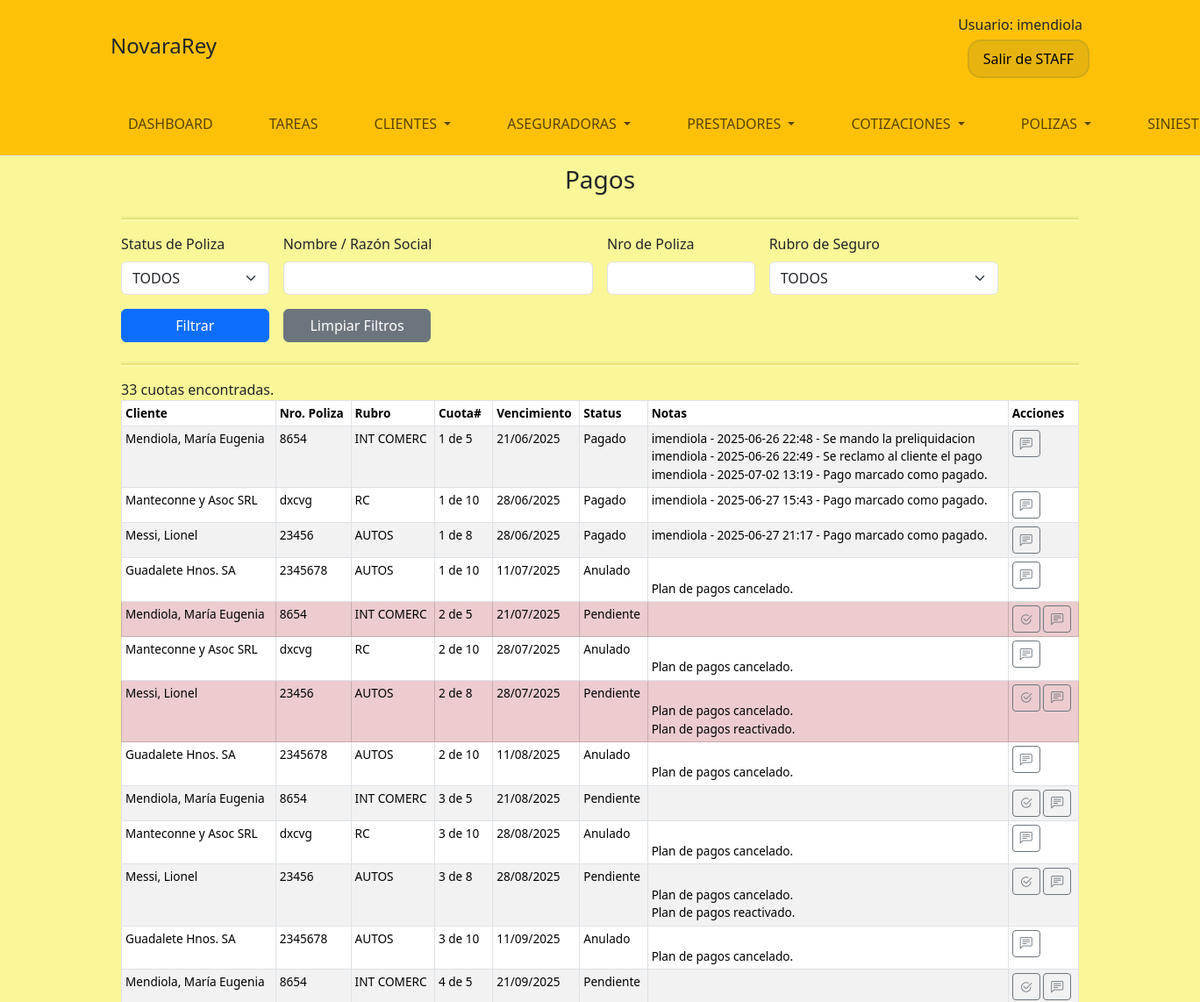
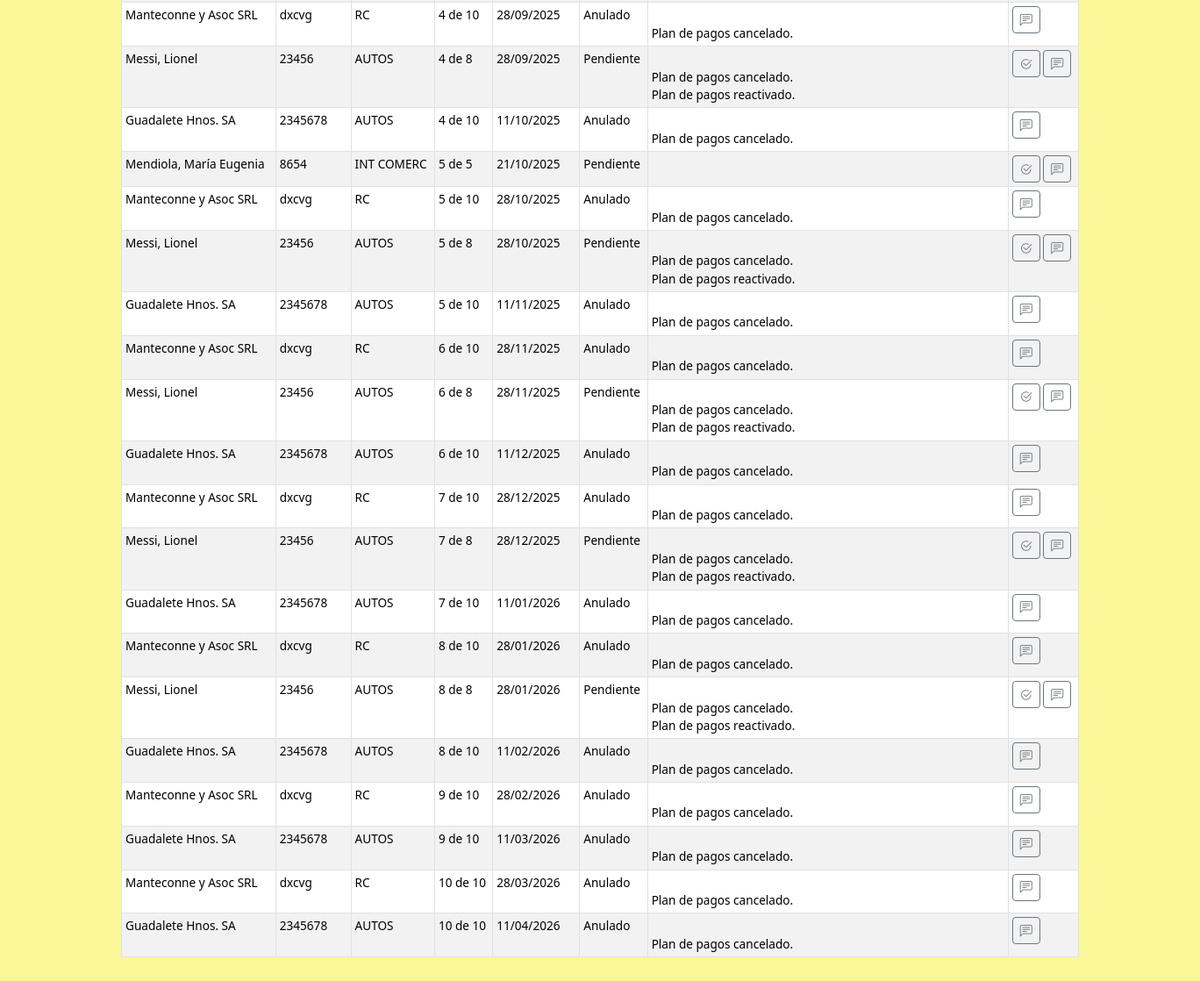
The app's page /staff/pagos/listpagos (signed in), older data (2 pictures, top to bottom).
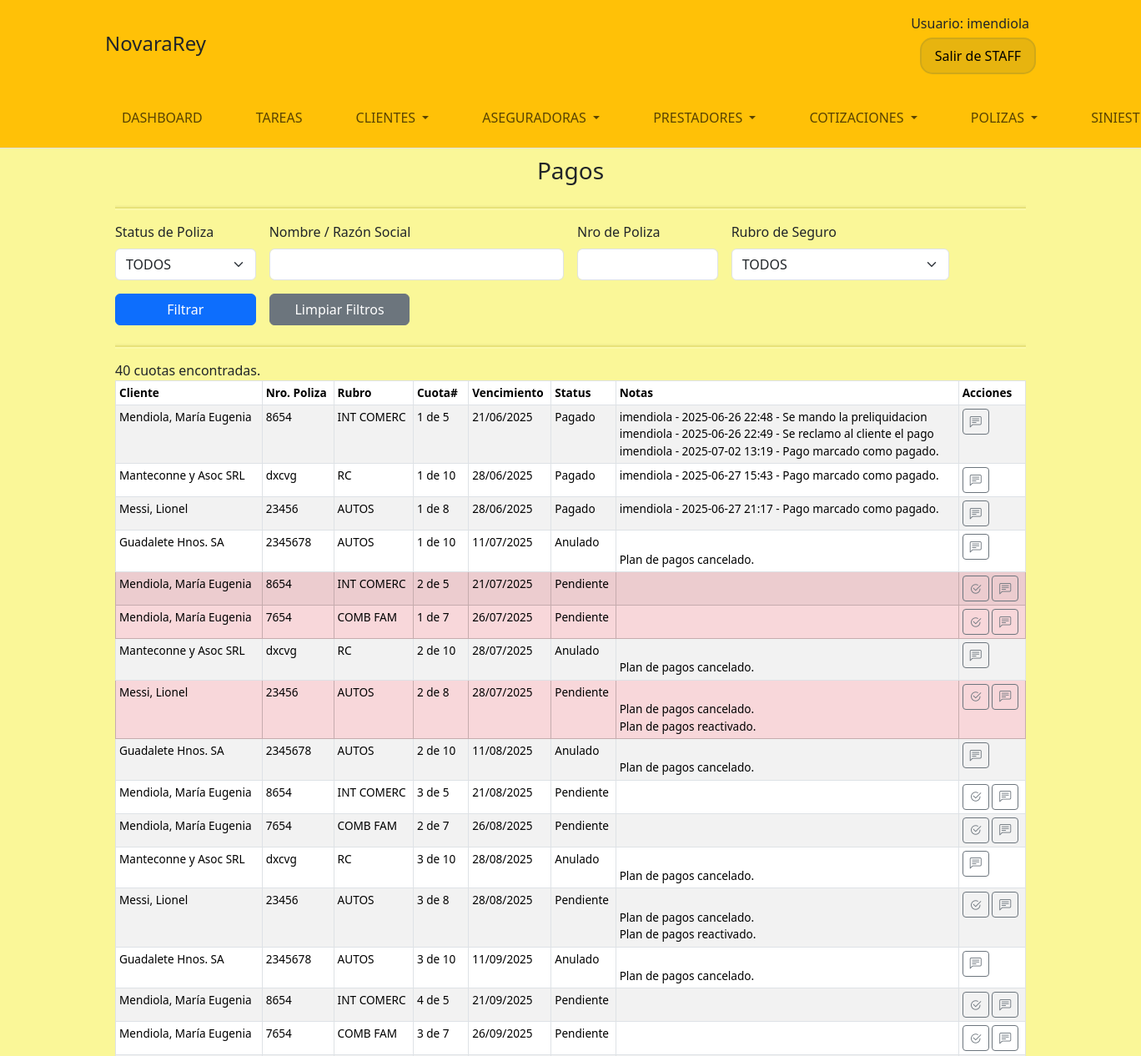
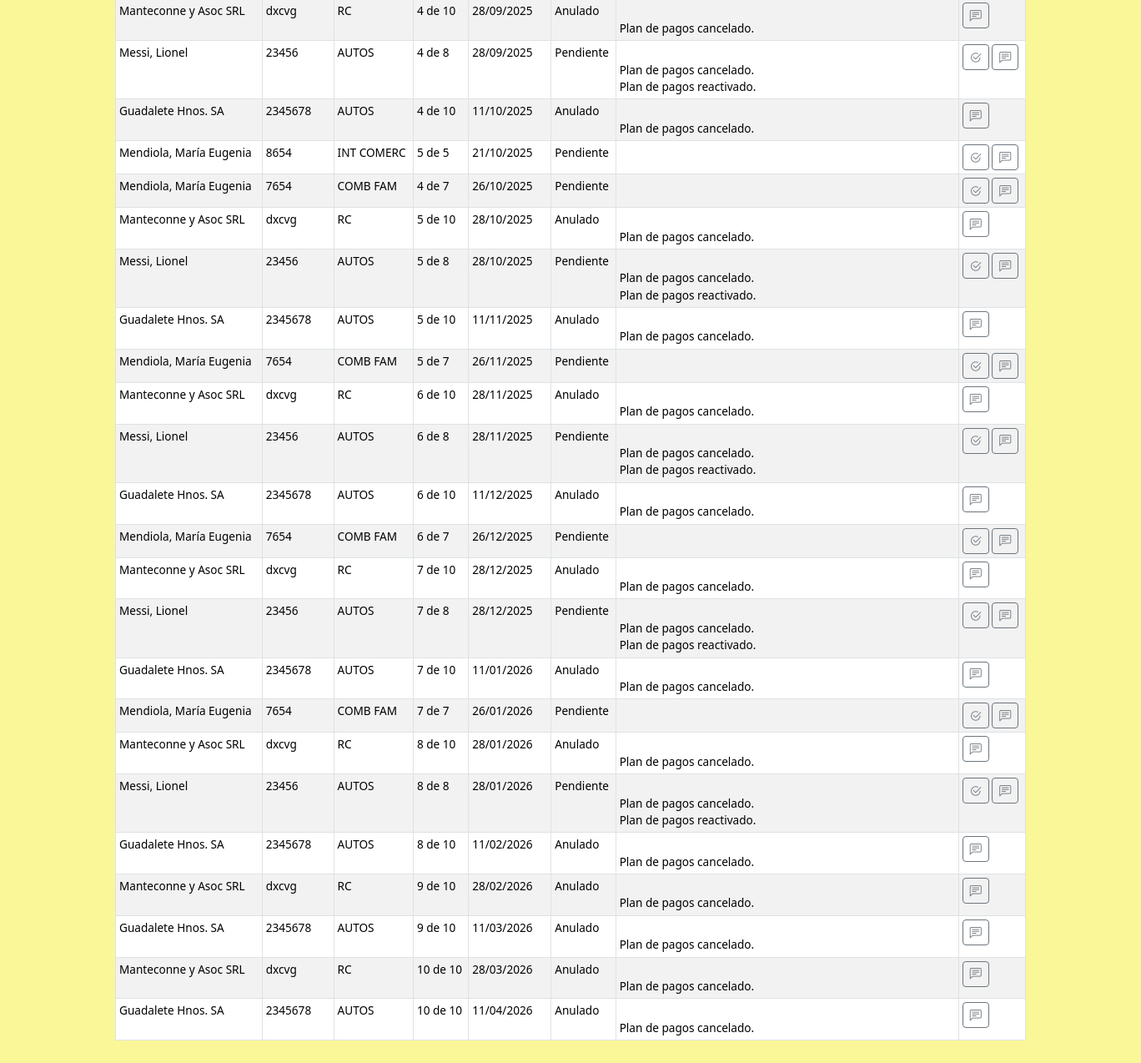
The same page, newer data (2 pictures, top to bottom).
### ContadoApp/models.py (models this page shows, shortened)
class Pago(models.Model):
    class Status(models.TextChoices):
        PENDIENTE = 'P', 'Pendiente'
        PAGADO = 'G', 'Pagado'
        ANULADO = 'A', 'Anulado'
    plan_pago = models.ForeignKey(PlanPagos, on_delete=models.CASCADE, verbose_name="Plan de pagos", related_name="pagos")
    cuota = models.IntegerField(verbose_name="Nro de cuota")
    vencimiento = models.DateField(verbose_name="Fecha de vencimiento")
    status = models.CharField(max_length=1, choices=Status.choices, default=Status.PENDIENTE, verbose_name="Estado")
    observaciones = models.TextField(blank=True, null=True, verbose_name="Observaciones")
    def vencido(self) -> bool:
        return self.vencimiento < timezone.now().date() and self.status == self.Status.PENDIENTE
    def get_status_label(self) -> str:
        return self.Status(self.status).label
    def str_cuota(self) -> str:
        return f"{self.cuota} de {self.plan_pago.cantidad_cuotas}"
    def tiene_pagos_pendientes_anteriores(self) -> bool:
        pagos_anteriores = Pago.objects.filter(plan_pago=self.plan_pago, cuota__lt=self.cuota, status=Pago.Status.PENDIENTE)
        return pagos_anteriores.exists()

class PlanPagos(models.Model):
    class Status(models.TextChoices):
        ACTIVO = 'A', 'Activo'
        CANCELADO = 'C', 'Cancelado'
        FINALIZADO = 'F', 'Finalizado'
    cantidad_cuotas = models.IntegerField(verbose_name="Cantidad de cuotas")
    poliza = models.ForeignKey(Poliza, on_delete=models.CASCADE, verbose_name="Póliza", related_name="plan_pagos")
    creado = models.DateTimeField(auto_now_add=True, verbose_name="Fecha de creación")
    status = models.CharField(max_length=1, choices=Status.choices, default=Status.ACTIVO, verbose_name="Estado")

### EmisionesApp/models.py (models this page shows, shortened)
class Poliza(models.Model):
    class PolizaRefacturacion(models.TextChoices):
        MENSUAL = 'M', 'Mensual'
        BIMESTRAL = 'BM', 'Bimestral'
        TRIMESTRAL = 'TM', 'Trimestral'
        CUATRIMESTRAL = 'CM', 'Cuatrimestral'
        SEMESTRAL = 'SM', 'Semestral'
        ANUAL = 'A', 'Anual'
    class PolizaStatus(models.TextChoices):
        VIGENTE = 'V', 'Vigente'
        ANULADA = 'A', 'Anulada'
        VENCIDA = 'X', 'Vencida'
    fecha_creacion = models.DateTimeField(auto_now_add=True, verbose_name='Fecha de Creación')
    numero = models.CharField(max_length=20, verbose_name="Número de POliza")
    rel_emision = models.ForeignKey(Emision, on_delete=models.CASCADE, verbose_name="Emisión")
    rel_medio_pago =  models.ForeignKey(MedioPago, on_delete=models.SET_NULL, verbose_name="Medio de Pago", null=True, blank=True)
    rel_cod_prod = models.ForeignKey(CodigoProductor, on_delete=models.CASCADE, verbose_name="Código de Productor", default=1)
    refacturacion = models.CharField(max_length=2, choices=PolizaRefacturacion.choices, verbose_name="Período de refacturación")
    activa = models.BooleanField(verbose_name="Poliza Activa", default=True)
    vencimiento_cuota1 = models.DateTimeField(verbose_name="Vencmiento 1er cupón", null=True, blank=True)
    cant_cuotas = models.IntegerField(verbose_name="Cantidad de cuotas", null=True, blank=True)
    pol_previa = models.BigIntegerField(verbose_name="Poliza Previa", null=True, blank=True, default=None)
    cant_endosos = models.IntegerField(verbose_name="Cantidad de endosos", default=0)
    renovable = models.BooleanField(verbose_name="Póliza Renovable", default=True)

class Emision(models.Model):
    MAX_DIAS_SIN_POLIZA = 3
    fecha_creacion = models.DateTimeField(auto_now_add=True, verbose_name='Fecha de Creación')
    usuario_creacion = models.ForeignKey(
        'auth.User', on_delete=models.CASCADE, verbose_name='Usuario Creador',related_name='nuevas_emisiones'
    )
    Cotizacion = models.ForeignKey(Cotizacion, on_delete=models.CASCADE, verbose_name='Cotización')
    cot_cia = models.ForeignKey(CotizacionCia, on_delete=models.CASCADE, verbose_name='Cotizacion de la compañia',default=None)
    aceptacion = models.FileField(
        upload_to='aceptaciones/',
        verbose_name='Archivos de aceptación del Cliente',
        null=True, blank=True
    )
    extradata = models.TextField(verbose_name="Datos extra", null=True, blank=True)
    tiene_poliza = models.BooleanField(verbose_name="Tiene Poliza", default=False)
    cancelada = models.BooleanField(verbose_name="Solicitud Cancelada", default=False)
    fecha_cancelacion = models.DateTimeField(verbose_name='Fecha de cancelacion', null=True, blank=True)
    usuario_cancelación = models.ForeignKey(
        'auth.User', on_delete=models.CASCADE, verbose_name='Usuario Cancelador',related_name='cancelar_emisiones',
        null=True, blank=True
    )
    notas_cancelacion = models.TextField(verbose_name="Notas de cancelación", null=True, blank=True)
    observaciones = models.TextField(verbose_name="Observaciones", null=True, blank=True)

### CotizacionesApp/models.py (models this page shows, shortened)
class Cotizacion(models.Model):
    COTIZACION_STATUS_CHOICES = [
        ('P', 'En Preparación'),
        ('E', 'Enviada al cliente'),
        ('S', 'Solicitada Emisión'),
        ('C', 'Cancelada'),
    ]
    DIAS_MAX_PREPARACION = 5
    DIAS_MAX_RESPUESTA_CTE = 7
    rubro = models.ForeignKey(Categoria, on_delete=models.CASCADE, verbose_name="Rubro")
    cliente = models.ForeignKey(Cliente, on_delete=models.CASCADE, null=True, blank=True)
    data_cliente = models.CharField(max_length=200, null=True, blank=True)
    fecha_creacion = models.DateTimeField(auto_now_add=True, verbose_name='Fecha de Creación')
    solicitud_cotizacion = models.ForeignKey(QuotRequest,on_delete=models.CASCADE, verbose_name="Solicitud de Cotizacion")
    extradata = models.TextField(verbose_name='Detalle extra de Cotización', null=True, blank=True)
    usuario_creacion = models.ForeignKey(
        'auth.User', on_delete=models.CASCADE, verbose_name='Usuario Creador',related_name='nuevas_cotizaciones'
    )
    status = models.CharField(
        max_length=1,
        choices=COTIZACION_STATUS_CHOICES,
        default='P',
        verbose_name='Estado'
    )
    fecha_envio= models.DateTimeField(verbose_name='Fecha de envio al cliente', null=True, blank=True)
    usuario_envio= models.ForeignKey(
        'auth.User', on_delete=models.CASCADE, verbose_name='Usuario envio',related_name='cotizaciones_enviadas',
        null=True, blank=True
    )
    detalles_envio = models.TextField(verbose_name='Notas de envio', null=True, blank=True)
    fecha_sol_emision=models.DateTimeField(verbose_name='Fecha de solicitud emisión', null=True, blank=True)
    usuario_sol_emision= models.ForeignKey(
        'auth.User', on_delete=models.CASCADE, verbose_name='Usuario solicitud de emision',related_name='solicitud_emision',
        null=True, blank=True
    )
    detalles_sol_emision = models.TextField(verbose_name='Notas de solicitud de emision', null=True, blank=True)
    usuario_cancelacion = models.ForeignKey(
        'auth.User', on_delete=models.CASCADE, null=True, blank=True, verbose_name='Usuario de Finalización', related_name='cancela_cotizacion'
    )
    fecha_cancelacion = models.DateTimeField(null=True, blank=True, verbose_name='Fecha de Cancelacion')
    notas_cancelacion = models.TextField(verbose_name='Notas de cancelacion de cotizacion', null=True, blank=True)
    class Meta:
        verbose_name = 'Cotización'
        verbose_name_plural = 'Cotizaciónes'

### ClientesApp/models.py (models this page shows, shortened)
class Cliente(models.Model):
    condicion_iva = models.CharField(max_length=2, choices=CondicionIVA.choices)
    direccion = models.ForeignKey(Address, on_delete=models.SET_NULL, null=True, blank=True)
    telefonos = models.ManyToManyField(TelefonoCte, blank=True)
    emails = models.ManyToManyField(EmailCte, blank=True)
    notas = models.TextField(blank=True)
    class Meta:
        abstract = False

class ClientePersonaFisica(Cliente):
    MAX_DIAS_CUMPLE = 15
    nombre = models.CharField(max_length=100)
    apellido = models.CharField(max_length=100)
    dni = models.CharField(max_length=20)
    fecha_nacimiento = models.DateField(blank=True, null=True)

class ClientePersonaJuridica(Cliente):
    razon_social = models.CharField(max_length=100)
    cuit = models.CharField(max_length=20)

### RubrosApp/models.py (models this page shows)
class Categoria(models.Model):
    created = models.DateField(verbose_name="Fecha de pedido", auto_now_add=True)
    nombre = models.CharField(max_length=50, verbose_name="Nombre")
    alias = models.CharField(max_length=10, verbose_name="Short Alias", null=True, blank=True)
    descripcion = models.TextField(verbose_name="Descripción")
    imagen = models.ImageField(upload_to="RubrosMedia", verbose_name="Imagen")
    rubro = models.ForeignKey(RubroCat, on_delete=models.CASCADE, verbose_name="Rubro", related_name="categorias")
    class Meta:
        verbose_name="Tipo de seguro"
        verbose_name_plural="Tipos de seguro"
    def __str__(self):
        return self.nombre

### ContadoApp/views.py (the view, shortened to what this page needs)
# urls.py: path('listpagos', vista_ver_pagos, name='ver_pagos'),
@login_required(login_url='/login/login/')
def vista_ver_pagos(req: HttpRequest):
    fil_status = req.GET.get('fil_status', '').strip()
    fil_nombre = req.GET.get('fil_nombre', '').strip()
    fil_nro_poliza = req.GET.get('fil_nro_poliza', '').strip()
    fil_rubro = req.GET.get('fil_rubro', '0').strip()
    pagos = Pago.objects.all()
    selected = list(pagos)
    if fil_status:
        if fil_status != 'ALL':
            selected = [pago for pago in selected if pago.status == fil_status]
    print(f"Selected pagos: {len(selected)}")
    if fil_nro_poliza:
        selected = [pago for pago in selected if fil_nro_poliza in pago.plan_pago.poliza.numero]
    if int(fil_rubro)>0:
        selected = [pago for pago in selected if pago.plan_pago.poliza.rel_emision.Cotizacion.rubro.id == int(fil_rubro)]
    selected.sort(key=lambda x: x.vencimiento)
    return render(req, 'ContadoApp/pagos.html', {
        'cuotas': selected,
        'status_options': Pago.Status.choices,
        'fil_status': fil_status,
        'rubros': Categoria.objects.all(),
        'filtro_rubro': int(fil_rubro) if fil_rubro.isdigit() else 0,
        'filtro_nombre': fil_nombre,
        'filtro_nro_poliza': fil_nro_poliza,
    })

### ContadoApp/templates/ContadoApp/pagos.html (shortened to what this page needs)
{% extends "StaffApp/baseStaff.html" %}
{% load static %}
{% block content %}
<div class="container staff-form-wide-container">
  <h3 class="staff-form-title">Pagos</h3>
  <hr class="staff-form-hr">
  <form method="get" class="row g-3 mb-4">
    <div class="col-md-2">
      <label for="fil_status" class="form-label">Status de Poliza</label>
      <select name="fil_status" id="fil_status" class="form-select">
        <option value="ALL">TODOS</option>
      </select>
    </div>
    <div class="col-md-4">
      <label for="fil_nombre" class="form-label">Nombre / Razón Social</label>
      <input type="text" name="fil_nombre" id="fil_nombre" class="form-control" value="{{ filtro_nombre }}">
    </div>
    <div class="col-md-2">
      <label for="fil_nro_poliza" class="form-label">Nro de Poliza</label>
      <input type="text" name="fil_nro_poliza" id="fil_nro_poliza" class="form-control" value="{{ filtro_nro_poliza }}">
    </div>
    <div class="col-md-3">
      <label for="fil_rubro" class="form-label">Rubro de Seguro</label>
      <select name="fil_rubro" id="fil_rubro" class="form-select">
        <option value="0">TODOS</option>
      </select>
    </div>
    <div class="col-md-2 d-flex align-items-end">
      <button type="submit" class="btn btn-primary w-100">Filtrar</button>
    </div>
    <div class="col-md-2 d-flex align-items-end">
      <button type="button" class="btn btn-secondary w-100" id="btnlimpiarfiltros">Limpiar Filtros</button>
    </div>
  </form>
  <hr class="staff-form-hr">
  {{cuotas|length}} cuotas encontradas.
  <div class="table-responsive">
    <table class="table table-striped table-bordered table-hover table-sm" style="font-size: 0.85rem;">
      <thead class="thead-dark">
        <tr>
          <th scope="col">Cliente</th>
          <th scope="col">Nro. Poliza</th>
          <th scope="col">Rubro</th>
          <th scope="col">Cuota#</th>
          <th scope="col">Vencimiento</th>
          <th scope="col">Status</th>
          <th scope="col">Notas</th>
          <th scope="col">Acciones</th>
        </tr>
      </thead>
      <tbody>
        {% for cuota in cuotas %}
          <tr {% if cuota.vencido %}class="table-danger"{% endif %}>
            <td>
              {% if cuota.plan_pago.poliza.rel_emision.Cotizacion.cliente.clientepersonafisica %}
                {{ cuota.plan_pago.poliza.rel_emision.Cotizacion.cliente.clientepersonafisica.apellido }}, {{ cuota.plan_pago.poliza.rel_emision.Cotizacion.cliente.clientepersonafisica.nombre }}
              {% elif cuota.plan_pago.poliza.rel_emision.Cotizacion.cliente.clientepersonajuridica %}
                {{ cuota.plan_pago.poliza.rel_emision.Cotizacion.cliente.clientepersonajuridica.razon_social }}
              {% endif %}
            </td>
            <td>{{ cuota.plan_pago.poliza.numero }}</td>
            <td>{{ cuota.plan_pago.poliza.rel_emision.Cotizacion.rubro.alias }}</td>
            <td>{{ cuota.str_cuota }}</td>
            <td>{{ cuota.vencimiento|date:"d/m/Y" }}</td>
            <td>{{ cuota.get_status_label }}</td>
            <td>{% if cuota.observaciones %} {{cuota.observaciones|linebreaksbr}} {% endif %}</td>
            <td>
            <button type="button" class="btn btn-outline-secondary btn-sm btn-pagar" data-id="{{ cuota.id }}"
              title="Marcar como pagado" data-pagos-ant="{{ cuota.tiene_pagos_pendientes_anteriores }}"
              data-status="{{ cuota.status }}"
              >
              <i class="bi bi-check2-circle"></i>
            </button>
            <button type="button" class="btn btn-outline-secondary btn-sm btn-edit-cuota" data-id="{{ cuota.id }}"
              title="Editar Comentarios" data-bs-toggle="modal" data-bs-target="#modalEditCuota">
              <i class="bi bi-chat-left-text"></i>
            </button>
            </td>
          </tr>
        {% empty %}
          <tr>
            <td colspan="8" class="text-center">No hay cotas que mostrar.</td>
          </tr>
        {% endfor %}
      </tbody>
    </table>
  </div>
</div>
{% endblock %}

Row changes from the older to the newer data that the page shows:
added Pago: plan_pago.poliza.rel_emision.Cotizacion.cliente.clientepersonafisica.apellido "Mendiola", plan_pago.poliza.rel_emision.Cotizacion.cliente.clientepersonafisica.nombre "María Eugenia", plan_pago.poliza.numero "7654", plan_pago.poliza.rel_emision.Cotizacion.rubro.alias "COMB FAM", str_cuota "1 de 7", vencimiento "26/07/2025", get_status_label "Pendiente"
added Pago: plan_pago.poliza.rel_emision.Cotizacion.cliente.clientepersonafisica.apellido "Mendiola", plan_pago.poliza.rel_emision.Cotizacion.cliente.clientepersonafisica.nombre "María Eugenia", plan_pago.poliza.numero "7654", plan_pago.poliza.rel_emision.Cotizacion.rubro.alias "COMB FAM", str_cuota "2 de 7", vencimiento "26/08/2025", get_status_label "Pendiente"
added Pago: plan_pago.poliza.rel_emision.Cotizacion.cliente.clientepersonafisica.apellido "Mendiola", plan_pago.poliza.rel_emision.Cotizacion.cliente.clientepersonafisica.nombre "María Eugenia", plan_pago.poliza.numero "7654", plan_pago.poliza.rel_emision.Cotizacion.rubro.alias "COMB FAM", str_cuota "3 de 7", vencimiento "26/09/2025", get_status_label "Pendiente"
added Pago: plan_pago.poliza.rel_emision.Cotizacion.cliente.clientepersonafisica.apellido "Mendiola", plan_pago.poliza.rel_emision.Cotizacion.cliente.clientepersonafisica.nombre "María Eugenia", plan_pago.poliza.numero "7654", plan_pago.poliza.rel_emision.Cotizacion.rubro.alias "COMB FAM", str_cuota "4 de 7", vencimiento "26/10/2025", get_status_label "Pendiente"
added Pago: plan_pago.poliza.rel_emision.Cotizacion.cliente.clientepersonafisica.apellido "Mendiola", plan_pago.poliza.rel_emision.Cotizacion.cliente.clientepersonafisica.nombre "María Eugenia", plan_pago.poliza.numero "7654", plan_pago.poliza.rel_emision.Cotizacion.rubro.alias "COMB FAM", str_cuota "5 de 7", vencimiento "26/11/2025", get_status_label "Pendiente"
added Pago: plan_pago.poliza.rel_emision.Cotizacion.cliente.clientepersonafisica.apellido "Mendiola", plan_pago.poliza.rel_emision.Cotizacion.cliente.clientepersonafisica.nombre "María Eugenia", plan_pago.poliza.numero "7654", plan_pago.poliza.rel_emision.Cotizacion.rubro.alias "COMB FAM", str_cuota "6 de 7", vencimiento "26/12/2025", get_status_label "Pendiente"
added Pago: plan_pago.poliza.rel_emision.Cotizacion.cliente.clientepersonafisica.apellido "Mendiola", plan_pago.poliza.rel_emision.Cotizacion.cliente.clientepersonafisica.nombre "María Eugenia", plan_pago.poliza.numero "7654", plan_pago.poliza.rel_emision.Cotizacion.rubro.alias "COMB FAM", str_cuota "7 de 7", vencimiento "26/01/2026", get_status_label "Pendiente"
Text that changed along with them:
{{ cuotas|length }}: "33" → "40"
